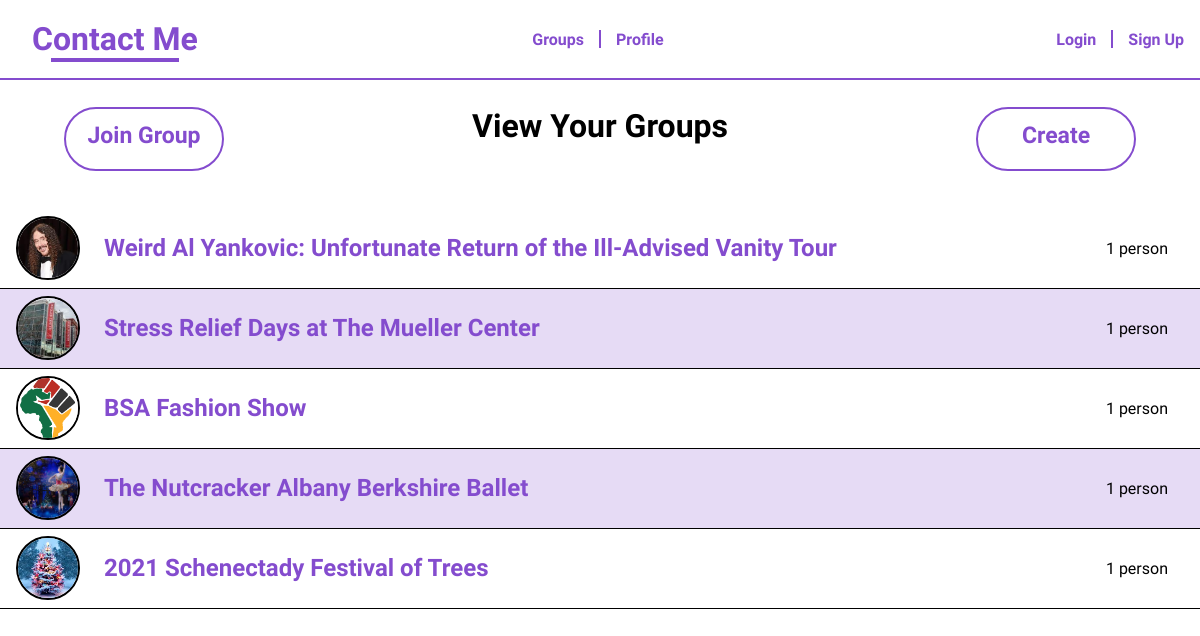
The page /groups.php (signed in) on the database its author committed.
### tables this page shows
CREATE TABLE `groups` (
  `groupid` int(11) NOT NULL,
  `title` varchar(255) NOT NULL,
  `description` longtext DEFAULT NULL,
  `created_by` int(11) NOT NULL,
  `photo_location` longtext NOT NULL DEFAULT 'uploads/48724i2bsakfnsaoidjfoqijwr82104182jdsaf;oj31u4.jpeg',
  `group_password` varchar(255) NOT NULL,
  `whitelist` longtext NOT NULL
);

### groups.php (the view, shortened to what this page needs)
<?php
  if (isset($_SESSION['username'])) {
?>
<!DOCTYPE html>
<html lang="en">
<head>
  <link rel="stylesheet" href="./src/styles/style.css">
  <link rel="stylesheet" href="./src/styles/groups.css">
</head>
<body>
  <section class="groups">
    <h1>View Your Groups</h1>
    <div id="join-group-btn"><a href="./join-group.php">Join Group</a></div>
    <?php
      $dbusername= "root";
      $dbpassword = "group2websys";
      $conn = new PDO('mysql:host=localhost;dbname=contactme',$dbusername, $dbpassword, array(PDO::MYSQL_ATTR_FOUND_ROWS => true));
      if ($_SESSION['is_admin']) {
        echo('<div class= "create-groups-btn closed">
                <a href="./create-alter-group.php?new=true">Create</a></div>');
      }
      $stmt = "SELECT groups.title, groups.photo_location, groups.groupid
                FROM groups
                INNER JOIN pairing ON pairing.groupid = groups.groupid
                WHERE pairing.userid = :userID
                ORDER BY groups.groupid DESC";
      $userid = $_SESSION['id'];
      $result = $conn->prepare($stmt);
      $result->execute(array(':userID' => $userid));
      if ($result->rowCount() > 0) {
        echo("<ul id='group-list'>");
        $results = $result->fetchAll();
        foreach ($results as $group) {
          $source = $group['photo_location'];
          $title = $group['title'];
          $groupID = $group['groupid'];
          $stmt= "SELECT count(userid) as attendies
                  FROM pairing
                  WHERE groupid = :grID";
          $pstmt = $conn->prepare($stmt);
          $pstmt->execute(array(':grID' => $groupID));
          $result = $pstmt->fetchAll();
          $attendies = $result[0]['attendies'];
          if ($attendies == 1) {
            $attendies = "1 person";
          } else {
            $attendies = $attendies . " people";
          }
          echo("
              <li class='group'>
                <img src='./$source' alt='photo of $title'>
                <a href='./individual-group.php?group=$title'>$title</a>
                <p class='people'>$attendies</p>
              </li>
          ");
        }
        echo("</ul>");
      } else {
        echo("<h2>You should try joining a group!</h2>");
      }
    ?>
  </section>
</body>
</html>
<?php
  } else {
    header("Location: login.php?error=You must be logged in to access the groups page!");
    exit();
  }
?>

### src/styles/style.css (style rules this page uses)
:root { --clr-dark: #000000; --clr-light: #ffffff; --clr-accent: #844cce; --clr--accent-compliment: #96CE4C; --fw-normal: 400; --fw-bold: 700; --f-logo: 'Kalam', cursive; }
body, html { margin: 0; padding: 0; min-height: 100%; width: 100%; font-family: 'Cabin', sans-serif; background-color: var(--clr-light); color: var(--clr-dark) }
*, *::before, *::after { box-sizing: border-box; }
a { text-decoration: none; font-weight: var(--fw-bold); color: var(--clr-accent) }

### src/styles/groups.css (style rules this page uses)
h1 { text-align: center; font-size: 2em; }
.groups { position: relative; }
.create-groups-btn, #join-group-btn { position: absolute; right: 4em; top: 0; width: 10em; height: 4em; border: 2px solid var(--clr-accent); border-radius: 100vw; cursor: pointer; background-color: var(--clr-light); color: var(--clr-accent); display: flex; flex-direction: column; justify-items: center; align-content: center; }
#join-group-btn { left: 4em; }
.create-groups-btn a, #join-group-btn a { font-size: 23px; display: block; padding: 0; margin: 0; width: 100%; height: 100%; margin-top: .6em; text-align: center; }
#group-list { padding: 0; margin: 0; margin-top: 4em; }
.group { --height: 5em; position: relative; display: flex; flex-direction: row; justify-content: center; align-items: center; height: var(--height); border-bottom: 1px solid var(--clr-dark); }
.group * { z-index: 2; }
.group:nth-of-type(2n)::after { position: absolute; content: ''; width: 100%; height: 100%; background-color: var(--clr-accent); opacity: .2; z-index: 1; }
.group img { max-height: calc(.8 * var(--height)); max-width: calc(.8 * var(--height)); min-height: calc(.8 * var(--height)); min-width: calc(.8 * var(--height)); overflow: hidden; object-fit: cover; margin-left: 1em; border-radius: 50%; border: 2px solid var(--clr-dark); }
.group a { margin-right: auto; font-size: 1.5em; margin-left: 1em; display: flex; align-self: center; padding: 1em 0; }
.people { margin-right: 2em; }

### rows shown on the page
groups: photo_location (picture), title "Weird Al Yankovic: Unfortunate Return of the Ill-Advised Vanity Tour", attendies "1 person"
groups: photo_location (picture), title "Stress Relief Days at The Mueller Center", attendies "1 person"
groups: photo_location (picture), title "BSA Fashion Show", attendies "1 person"
groups: photo_location (picture), title "The Nutcracker Albany Berkshire Ballet", attendies "1 person"
groups: photo_location (picture), title "2021 Schenectady Festival of Trees", attendies "1 person"
